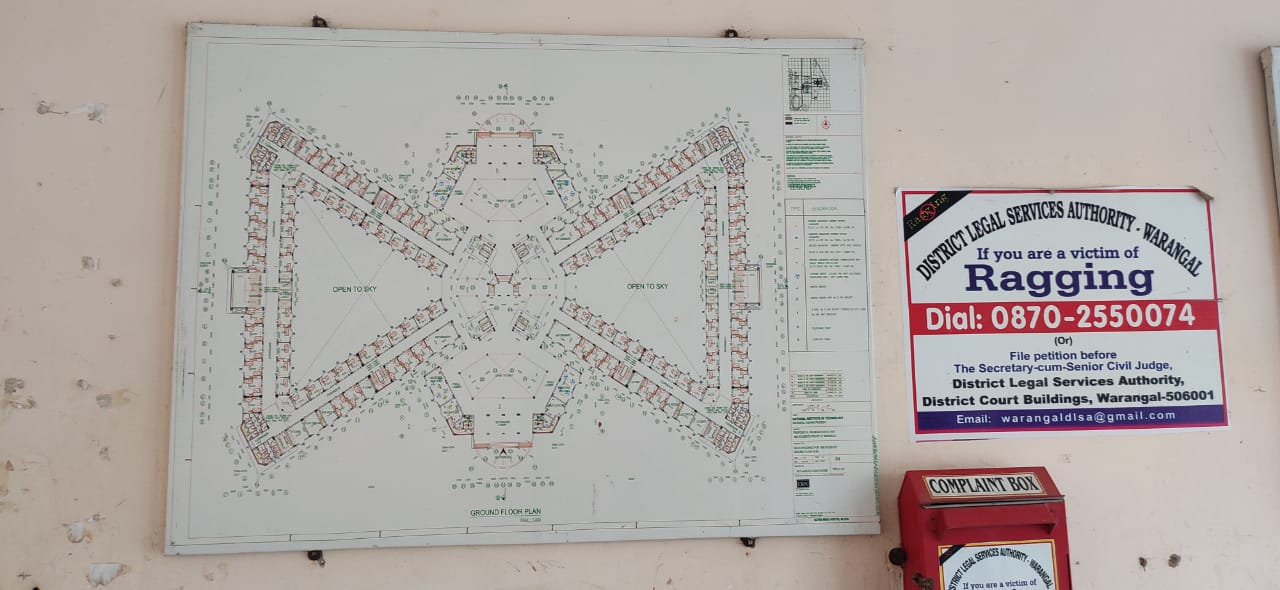
#> input picture Path&A*/img/1.8k.jpeg, 1280 x 590 px, given in place of floor_plan2, which was not available
$ jupyter execute --allow-errors Untitled.ipynb
#> lines starting #> are read from the running program, lines starting #| are printed output that depends on the picture; pictures that were not available may be replaced by others from this repository, and a replacement may not be noted
[cell 1]
import cv2
img = cv2.imread("floor_plan2", 0)
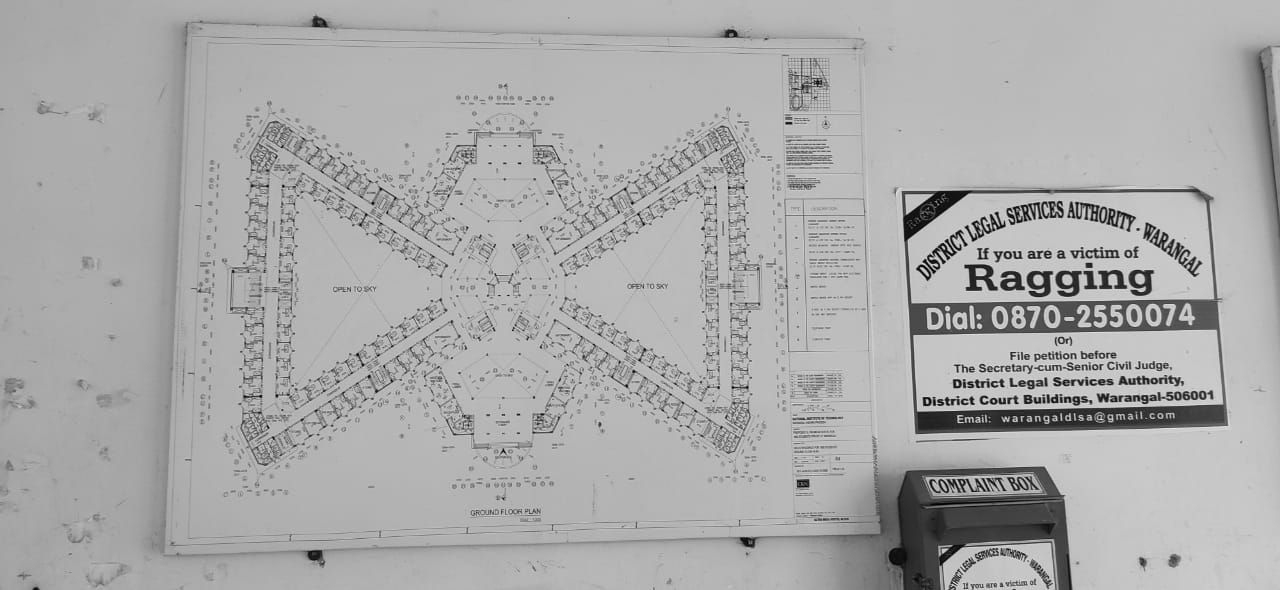
#> img: shape (590, 1280); min 0, max 246, mean 170.3
rows,cols = img.shape
#> rows = 590; cols = 1280


for i in range (rows):
    for j in range (cols):
        print(img[i][j])
#> this loop made 590 passes
#> (printed output is left out)

[cell 2]
import cv2
import numpy as np


x = np.random.randint(0,255,(rows,cols))
img = cv2.imread('floor_plan2.jpg',0)
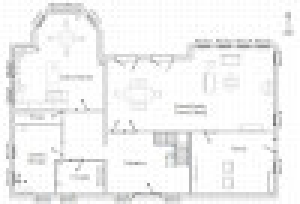
#> input picture Path&A*/img/floor.jpg, 100 x 68 px, given in place of floor_plan2.jpg, which was not available (shown 3 times larger)
#> img: shape (68, 100); min 118, max 255, mean 242.9
rows,cols = img.shape
#> rows = 68; cols = 100

for i in range(rows):
    for j in range(cols):
        k = x[i,j]

[cell 3]
x

[cell 4]
from __future__ import print_function
import matplotlib.pyplot as plt

class AStarGraph(object):
    #Define a class board like grid with two barriers

    def __init__(self):
        self.barriers = []
        for i in obs:
            self.barriers.append(i)

    # [81 lines left out: functions heuristic, get_vertex_neighbours, move_cost, AStarSearch, not called in this run]

#> (the rest of this cell did not finish here and is left out)

[cell 5]
from PIL import Image

[cell 6]
im = Image.open("floor_plan.png","r")
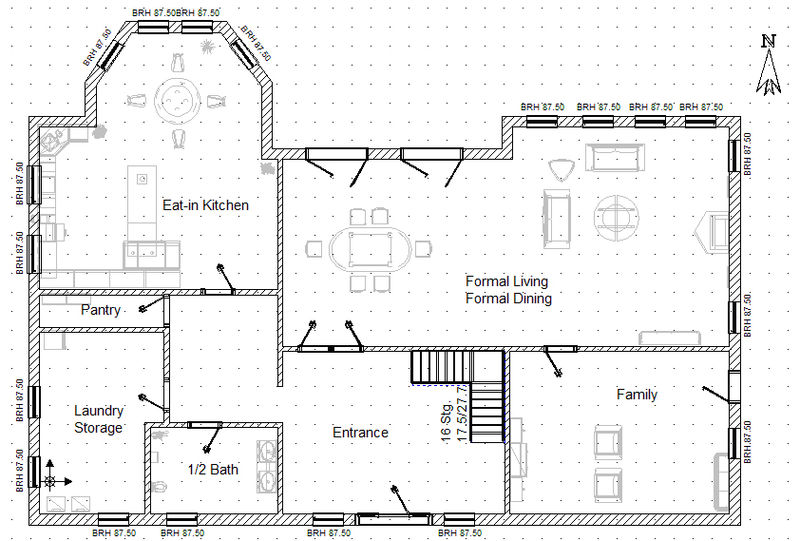
#> input picture Path&A*/img/floor_plan.png, 800 x 541 px
#> im is the input picture: PIL image 800x541 RGBA; mean R, G, B, A 238.4, 238.4, 238.4, 255

[cell 7]
import numpy as np

[cell 8]
print(im)

[cell 9]
pix_val = np.array(im.getdata())

[cell 10]
print(pix_val)

[cell 11]
print(pix_val[:,1])

[cell 12]
pix_val = pix_val[:,1]

[cell 13]
print(pix_val)

[cell 14]
print(len(pix_val))

[cell 15]
pix_val = pix_val.reshape(541,800)

[cell 16]
print(pix_val)

[cell 17]
rows,cols = pix_val.shape
#> rows = 541; cols = 800

[cell 18]
obs = []
for i in range(rows):
    for j in range(cols):
        if pix_val[i,j]<240:
            obs.append((i,j))
